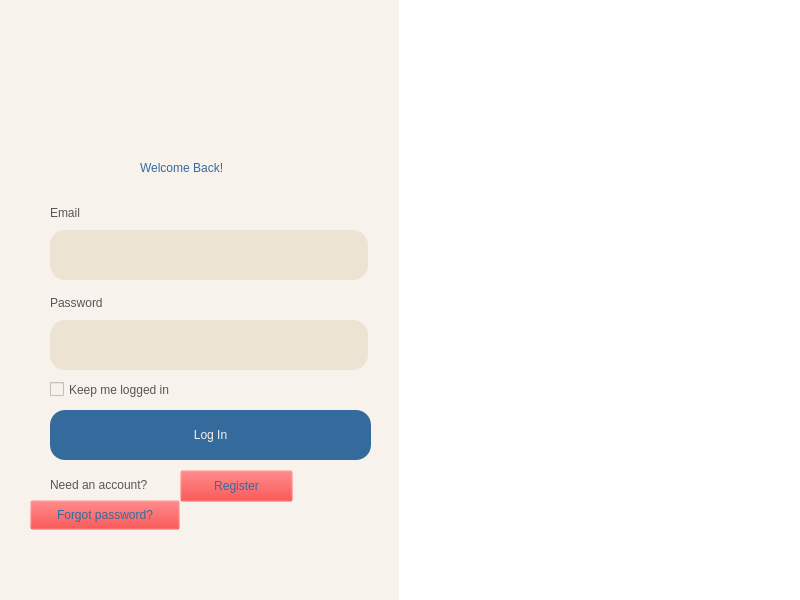
<?xml version="1.0" encoding="UTF-8"?>
<ui version="4.0">
 <class>MainWindow</class>
 <widget class="QMainWindow" name="MainWindow">
  <property name="geometry">
   <rect>
    <x>0</x>
    <y>0</y>
    <width>800</width>
    <height>600</height>
   </rect>
  </property>
  <property name="windowTitle">
   <string>MainWindow</string>
  </property>
  <property name="styleSheet">
   <string notr="true">background-color: #F8F2EC;</string>
  </property>
  <widget class="QWidget" name="centralwidget">
   <widget class="QLabel" name="label_3">
    <property name="geometry">
     <rect>
      <x>110</x>
      <y>60</y>
      <width>200</width>
      <height>80</height>
     </rect>
    </property>
    <property name="minimumSize">
     <size>
      <width>200</width>
      <height>80</height>
     </size>
    </property>
    <property name="maximumSize">
     <size>
      <width>200</width>
      <height>80</height>
     </size>
    </property>
    <property name="text">
     <string/>
    </property>
    <property name="pixmap">
     <pixmap>../img/Pink_Tender_Elegant_Aesthetic_Minimalist_Makeup_Studio_Watercolor_Brush_Signature_Logo___1_-removebg-preview.png</pixmap>
    </property>
    <property name="scaledContents">
     <bool>true</bool>
    </property>
   </widget>
   <widget class="QLabel" name="label_7">
    <property name="geometry">
     <rect>
      <x>140</x>
      <y>140</y>
      <width>191</width>
      <height>56</height>
     </rect>
    </property>
    <property name="styleSheet">
     <string notr="true">color: #356a9c;
font: 20pt &quot;Bahnschrift&quot;;</string>
    </property>
    <property name="text">
     <string>Welcome Back!</string>
    </property>
   </widget>
   <widget class="QLabel" name="label_4">
    <property name="geometry">
     <rect>
      <x>50</x>
      <y>200</y>
      <width>318</width>
      <height>25</height>
     </rect>
    </property>
    <property name="maximumSize">
     <size>
      <width>16777215</width>
      <height>25</height>
     </size>
    </property>
    <property name="styleSheet">
     <string notr="true">font: 12pt &quot;Bahnschrift&quot;;
color: #575556;</string>
    </property>
    <property name="text">
     <string>Email</string>
    </property>
   </widget>
   <widget class="QLineEdit" name="txtEmail">
    <property name="geometry">
     <rect>
      <x>50</x>
      <y>230</y>
      <width>318</width>
      <height>50</height>
     </rect>
    </property>
    <property name="maximumSize">
     <size>
      <width>16777215</width>
      <height>50</height>
     </size>
    </property>
    <property name="styleSheet">
     <string notr="true">background-color: #ECE3D2;
color: #356A9C;
font: 12pt &quot;Segoe UI&quot;;
border-radius: 15px;
padding-left: 5px;</string>
    </property>
   </widget>
   <widget class="QLabel" name="label_5">
    <property name="geometry">
     <rect>
      <x>50</x>
      <y>290</y>
      <width>318</width>
      <height>25</height>
     </rect>
    </property>
    <property name="maximumSize">
     <size>
      <width>16777215</width>
      <height>25</height>
     </size>
    </property>
    <property name="styleSheet">
     <string notr="true">font: 12pt &quot;Bahnschrift&quot;;
color: #575556;</string>
    </property>
    <property name="text">
     <string>Password</string>
    </property>
   </widget>
   <widget class="QLineEdit" name="txtPassword">
    <property name="geometry">
     <rect>
      <x>50</x>
      <y>320</y>
      <width>318</width>
      <height>50</height>
     </rect>
    </property>
    <property name="maximumSize">
     <size>
      <width>16777215</width>
      <height>50</height>
     </size>
    </property>
    <property name="styleSheet">
     <string notr="true">background-color: #ECE3D2;
color: #356A9C;
font: 12pt &quot;Segoe UI&quot;;
border-radius: 15px;
padding-left: 5px;</string>
    </property>
    <property name="echoMode">
     <enum>QLineEdit::Password</enum>
    </property>
   </widget>
   <widget class="QCheckBox" name="checkBox">
    <property name="geometry">
     <rect>
      <x>50</x>
      <y>380</y>
      <width>329</width>
      <height>19</height>
     </rect>
    </property>
    <property name="styleSheet">
     <string notr="true">font: 12pt &quot;Bahnschrift&quot;;
color: #575556;</string>
    </property>
    <property name="text">
     <string>Keep me logged in</string>
    </property>
   </widget>
   <widget class="QPushButton" name="btnLogin">
    <property name="geometry">
     <rect>
      <x>50</x>
      <y>410</y>
      <width>321</width>
      <height>50</height>
     </rect>
    </property>
    <property name="minimumSize">
     <size>
      <width>0</width>
      <height>50</height>
     </size>
    </property>
    <property name="maximumSize">
     <size>
      <width>16777215</width>
      <height>50</height>
     </size>
    </property>
    <property name="cursor">
     <cursorShape>PointingHandCursor</cursorShape>
    </property>
    <property name="styleSheet">
     <string notr="true">border-radius: 15px;
font: 600 16pt &quot;Bahnschrift&quot;;
background-color: #356a9c;
color: #F8F2EC;</string>
    </property>
    <property name="text">
     <string>Log In</string>
    </property>
   </widget>
   <widget class="QLabel" name="label_6">
    <property name="geometry">
     <rect>
      <x>50</x>
      <y>470</y>
      <width>130</width>
      <height>30</height>
     </rect>
    </property>
    <property name="minimumSize">
     <size>
      <width>130</width>
      <height>30</height>
     </size>
    </property>
    <property name="maximumSize">
     <size>
      <width>130</width>
      <height>30</height>
     </size>
    </property>
    <property name="styleSheet">
     <string notr="true">font: 12pt &quot;Bahnschrift&quot;;
color: #575556;</string>
    </property>
    <property name="text">
     <string>Need an account?</string>
    </property>
   </widget>
   <widget class="QPushButton" name="pushButton">
    <property name="geometry">
     <rect>
      <x>180</x>
      <y>470</y>
      <width>113</width>
      <height>32</height>
     </rect>
    </property>
    <property name="styleSheet">
     <string notr="true">font: 12pt &quot;Bahnschrift&quot;;
color: #356a9c;
background-color: rgba(255, 0, 0, 0);
</string>
    </property>
    <property name="text">
     <string>Register</string>
    </property>
   </widget>
   <widget class="QPushButton" name="btn_register_2">
    <property name="geometry">
     <rect>
      <x>30</x>
      <y>500</y>
      <width>150</width>
      <height>30</height>
     </rect>
    </property>
    <property name="minimumSize">
     <size>
      <width>150</width>
      <height>30</height>
     </size>
    </property>
    <property name="maximumSize">
     <size>
      <width>150</width>
      <height>30</height>
     </size>
    </property>
    <property name="cursor">
     <cursorShape>PointingHandCursor</cursorShape>
    </property>
    <property name="styleSheet">
     <string notr="true">font: 12pt &quot;Bahnschrift&quot;;
color: #356a9c;
background-color: rgba(255, 0, 0, 0);
</string>
    </property>
    <property name="text">
     <string>Forgot password?</string>
    </property>
   </widget>
   <widget class="QWidget" name="widget" native="true">
    <property name="geometry">
     <rect>
      <x>399</x>
      <y>-1</y>
      <width>411</width>
      <height>611</height>
     </rect>
    </property>
    <property name="styleSheet">
     <string notr="true">background-color: white;</string>
    </property>
    <widget class="QLabel" name="label">
     <property name="geometry">
      <rect>
       <x>10</x>
       <y>100</y>
       <width>376</width>
       <height>400</height>
      </rect>
     </property>
     <property name="maximumSize">
      <size>
       <width>16777215</width>
       <height>400</height>
      </size>
     </property>
     <property name="text">
      <string/>
     </property>
     <property name="pixmap">
      <pixmap>../img/3766277.png</pixmap>
     </property>
     <property name="scaledContents">
      <bool>true</bool>
     </property>
    </widget>
   </widget>
  </widget>
 </widget>
 <resources/>
 <connections/>
</ui>
